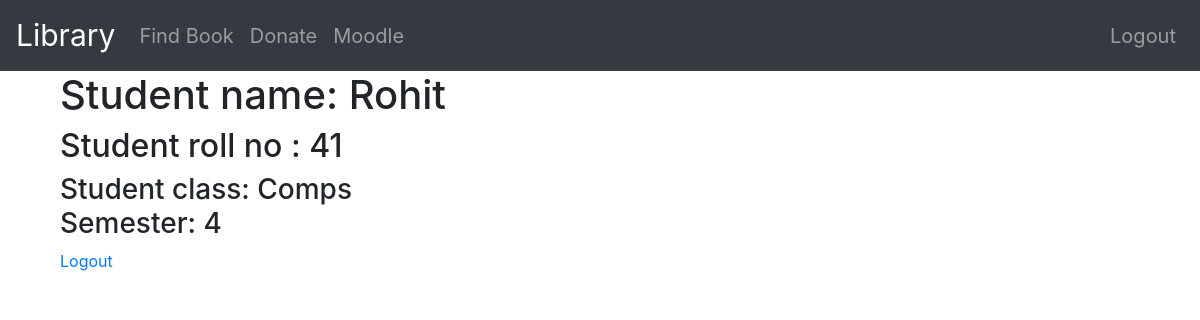
Page /student/5/detail/ (signed in) on the committed database.
### students/models.py (models this page shows, shortened)
class Student(models.Model):
    user = models.OneToOneField(User, on_delete=models.CASCADE)
    name = models.TextField(max_length=256)
    roll_no = models.IntegerField()
    branch = models.CharField(max_length=5)
    sem = models.IntegerField(default=1)

### students/views.py (the view)
# urls.py: path('<int:pk>/detail/',views.StudentDetailView.as_view(),name='detail'),
class StudentDetailView(mixins.LoginRequiredMixin,generic.DetailView):
    model = Student
    template_name = 'students/student_detail.html'

### students/templates/students/student_detail.html
{% extends 'base.html' %}
{% load static %}
{% block content %}
{% if user.is_authenticated %}
  {% if student %}
  <div class="container">
    <h1>Student name: {{student.name}}</h1>
    <h2>Student roll no : {{student.roll_no}}</h2>
    <h3>Student class: {{student.branch}} <br> Semester: {{student.sem}}</h3>
    <a href="{% url 'students:logout' %}">Logout</a>
    {% else %}
     <h1>Student does not exist </h1>
    {% endif %}
  {% else %}
    <h1>Please Log in</h1>
    <a href="{% url 'students:login'%}">Login</a>
  {% endif %}
  </div>
{% endblock %}
{% block css %}
<link rel="stylesheet" href="/css/detail.css">
{% endblock %}

### rows in the picture
Student: name "Rohit", roll_no "41", branch "Comps", sem "4"
